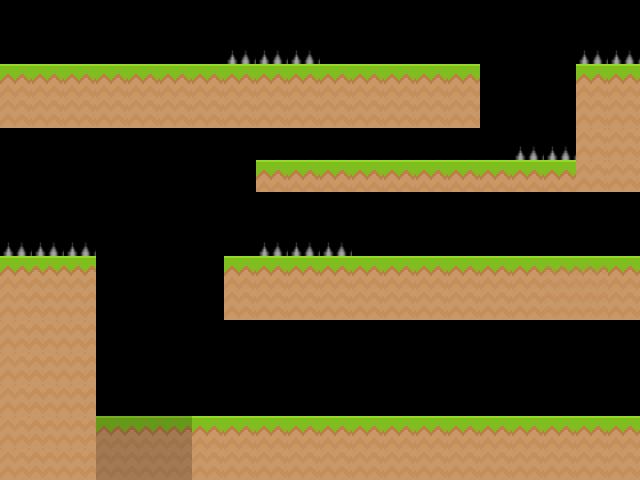

This game map was drawn from its Tiled (.tmx) file and the tilesets committed beside it. A one-line description and the full map source follow:
An orthogonal 20x15 tile map with 32x32 px tiles, 4 tile layers (Ground, Invisible Spike, Ground Troll, Spike), 4 tilesets and 3 objects (exit, player_spawn).

<map version="1.10" tiledversion="1.11.2" orientation="orthogonal" renderorder="right-down" width="20" height="15" tilewidth="32" tileheight="32" infinite="0" nextlayerid="13" nextobjectid="32">
 <tileset firstgid="1" name="Ground" tilewidth="32" tileheight="32" tilecount="60" columns="30">
  <image source="ground.png" width="966" height="78" />
 </tileset>
 <tileset firstgid="61" name="Spike" tilewidth="32" tileheight="32" tilecount="1" columns="1">
  <image source="spike.png" width="42" height="42" />
 </tileset>
 <tileset firstgid="62" name="Player" tilewidth="32" tileheight="32" tilecount="4" columns="2">
  <image source="player.png" width="64" height="64" />
 </tileset>
 <tileset firstgid="66" name="Door" tilewidth="32" tileheight="32" tilecount="1" columns="1">
  <image source="door.png" width="32" height="32" />
 </tileset>
 <objectgroup id="11" name="Door">
  <object id="21" gid="66" x="480.818" y="426.091" width="32" height="32" />
  <object id="29" name="Door" type="exit" x="480" y="384" width="31" height="32" />
 </objectgroup>
 <objectgroup id="12" name="Player">
  <object id="28" name="Spawn" type="player_spawn" x="64" y="31" width="31" height="32" />
 </objectgroup>
 <layer id="1" name="Ground" width="20" height="15">
  <data encoding="csv">
0,0,0,0,0,0,0,0,0,0,0,0,0,0,0,0,0,0,0,0,
0,0,0,0,0,0,0,0,0,0,0,0,0,0,0,0,0,0,0,0,
1,1,1,1,1,1,1,1,1,1,1,1,1,1,1,0,0,0,1,1,
31,31,31,31,31,31,31,31,31,31,31,31,31,31,31,0,0,0,31,31,
0,0,0,0,0,0,0,0,0,0,0,0,0,0,0,0,0,0,31,31,
0,0,0,0,0,0,0,0,1,1,1,1,1,1,1,1,1,1,31,31,
0,0,0,0,0,0,0,0,0,0,0,0,0,0,0,0,0,0,0,0,
0,0,0,0,0,0,0,0,0,0,0,0,0,0,0,0,0,0,0,0,
1,2,3,0,0,0,0,1,1,1,1,1,1,1,1,1,1,1,1,1,
31,32,33,0,0,0,0,31,31,31,31,31,31,31,31,31,31,31,31,31,
31,32,33,0,0,0,0,0,0,0,0,0,0,0,0,0,0,0,0,0,
31,32,33,0,0,0,0,0,0,0,0,0,0,0,0,0,0,0,0,0,
31,32,33,0,0,0,0,0,0,0,0,0,0,0,0,0,0,0,0,0,
31,32,33,0,0,0,1,1,1,1,1,1,1,1,1,1,1,1,1,1,
31,32,33,0,0,0,31,31,31,31,31,31,31,31,31,31,31,31,31,31
</data>
 </layer>
 <layer id="3" name="Invisible Spike" width="20" height="15" opacity="0">
  <data encoding="csv">
0,0,0,0,0,0,0,0,0,0,0,0,0,0,0,0,0,0,0,0,
0,0,0,0,0,0,0,0,0,0,0,0,0,0,0,0,0,0,0,0,
0,0,0,0,0,0,0,0,0,0,0,0,0,0,0,0,0,0,0,0,
0,0,0,0,0,0,0,0,0,0,0,0,0,0,0,0,0,0,0,0,
0,0,0,0,0,0,0,0,0,0,0,0,0,0,0,0,0,0,0,0,
0,0,0,0,0,0,0,0,0,0,0,0,0,0,0,0,0,0,0,0,
0,0,0,0,0,0,0,0,0,0,0,0,0,0,0,0,0,0,0,0,
0,0,0,0,0,0,0,0,0,0,0,0,0,0,0,0,0,0,0,0,
0,0,0,0,0,0,0,0,0,0,0,0,0,0,0,0,0,0,0,0,
0,0,0,0,0,0,0,0,0,0,0,0,0,0,0,0,0,0,0,0,
0,0,0,0,0,0,0,0,0,0,0,0,0,0,0,0,0,0,0,0,
0,0,0,0,0,0,0,0,0,0,0,0,0,0,0,0,0,0,0,0,
0,0,0,0,0,0,0,0,61,61,61,0,0,0,0,0,0,0,0,0,
0,0,0,0,0,0,0,0,0,0,0,0,0,0,0,0,0,0,0,0,
0,0,0,61,61,61,0,0,0,0,0,0,0,0,0,0,0,0,0,0
</data>
 </layer>
 <layer id="5" name="Ground Troll" width="20" height="15" opacity="0.8">
  <data encoding="csv">
0,0,0,0,0,0,0,0,0,0,0,0,0,0,0,0,0,0,0,0,
0,0,0,0,0,0,0,0,0,0,0,0,0,0,0,0,0,0,0,0,
0,0,0,0,0,0,0,0,0,0,0,0,0,0,0,0,0,0,0,0,
0,0,0,0,0,0,0,0,0,0,0,0,0,0,0,0,0,0,0,0,
0,0,0,0,0,0,0,0,0,0,0,0,0,0,0,0,0,0,0,0,
0,0,0,0,0,0,0,0,0,0,0,0,0,0,0,0,0,0,0,0,
0,0,0,0,0,0,0,0,0,0,0,0,0,0,0,0,0,0,0,0,
0,0,0,0,0,0,0,0,0,0,0,0,0,0,0,0,0,0,0,0,
0,0,0,0,0,0,0,0,0,0,0,0,0,0,0,0,1,2,3,0,
0,0,0,0,0,0,0,0,0,0,0,0,0,0,0,0,31,32,33,0,
0,0,0,0,0,0,0,0,0,0,0,0,0,0,0,0,0,0,0,0,
0,0,0,0,0,0,0,0,0,0,0,0,0,0,0,0,0,0,0,0,
0,0,0,0,0,0,0,0,0,0,0,0,0,0,0,0,0,0,0,0,
0,0,0,1,2,3,0,0,0,0,0,0,0,0,0,0,0,0,0,0,
0,0,0,31,32,33,0,0,0,0,0,0,0,0,0,0,0,0,0,0
</data>
 </layer>
 <layer id="4" name="Spike" width="20" height="15">
  <data encoding="csv">
0,0,0,0,0,0,0,0,0,0,0,0,0,0,0,0,0,0,0,0,
0,0,0,0,0,0,0,61,61,61,0,0,0,0,0,0,0,0,61,61,
0,0,0,0,0,0,0,0,0,0,0,0,0,0,0,0,0,0,0,0,
0,0,0,0,0,0,0,0,0,0,0,0,0,0,0,0,0,0,0,0,
0,0,0,0,0,0,0,0,0,0,0,0,0,0,0,0,61,61,0,0,
0,0,0,0,0,0,0,0,0,0,0,0,0,0,0,0,0,0,0,0,
0,0,0,0,0,0,0,0,0,0,0,0,0,0,0,0,0,0,0,0,
61,61,61,0,0,0,0,0,61,61,61,0,0,0,0,0,0,0,0,0,
0,0,0,0,0,0,0,0,0,0,0,0,0,0,0,0,0,0,0,0,
0,0,0,0,0,0,0,0,0,0,0,0,0,0,0,0,0,0,0,0,
0,0,0,0,0,0,0,0,0,0,0,0,0,0,0,0,0,0,0,0,
0,0,0,0,0,0,0,0,0,0,0,0,0,0,0,0,0,0,0,0,
0,0,0,0,0,0,0,0,0,0,0,0,0,0,0,0,0,0,0,0,
0,0,0,0,0,0,0,0,0,0,0,0,0,0,0,0,0,0,0,0,
0,0,0,0,0,0,0,0,0,0,0,0,0,0,0,0,0,0,0,0
</data>
 </layer>
</map>
